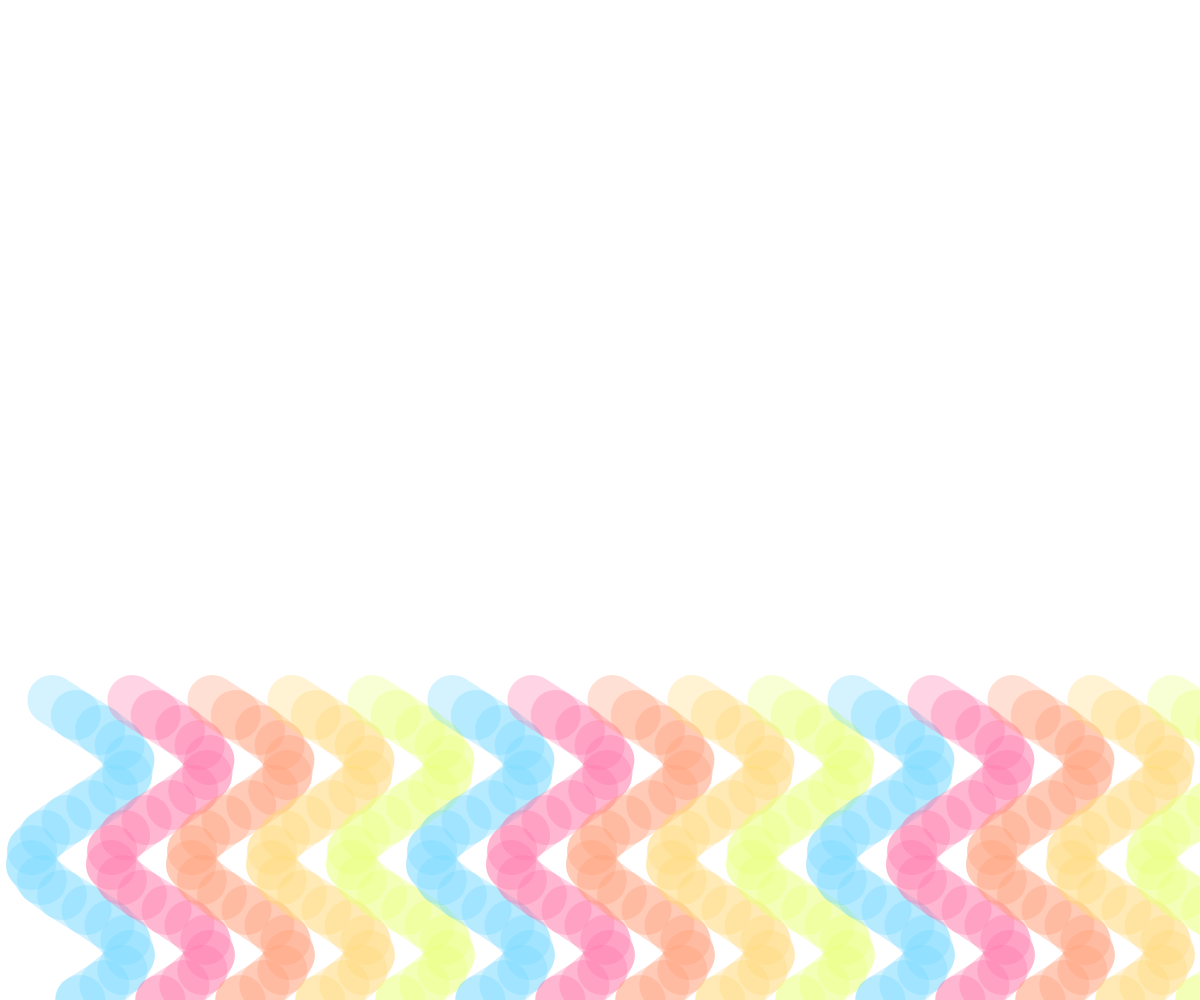
Frame 1 (no input)
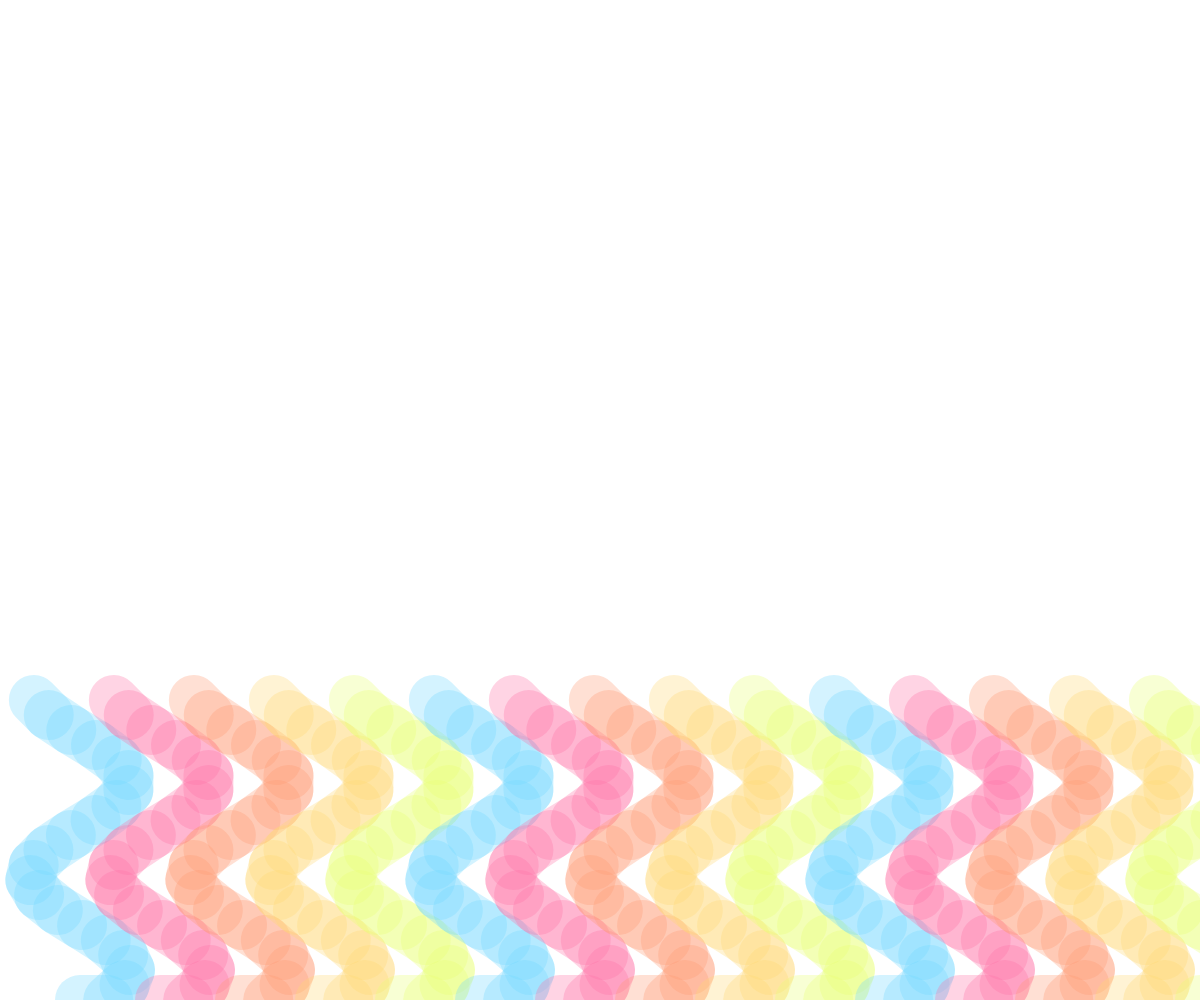
Frame 60 (no input)
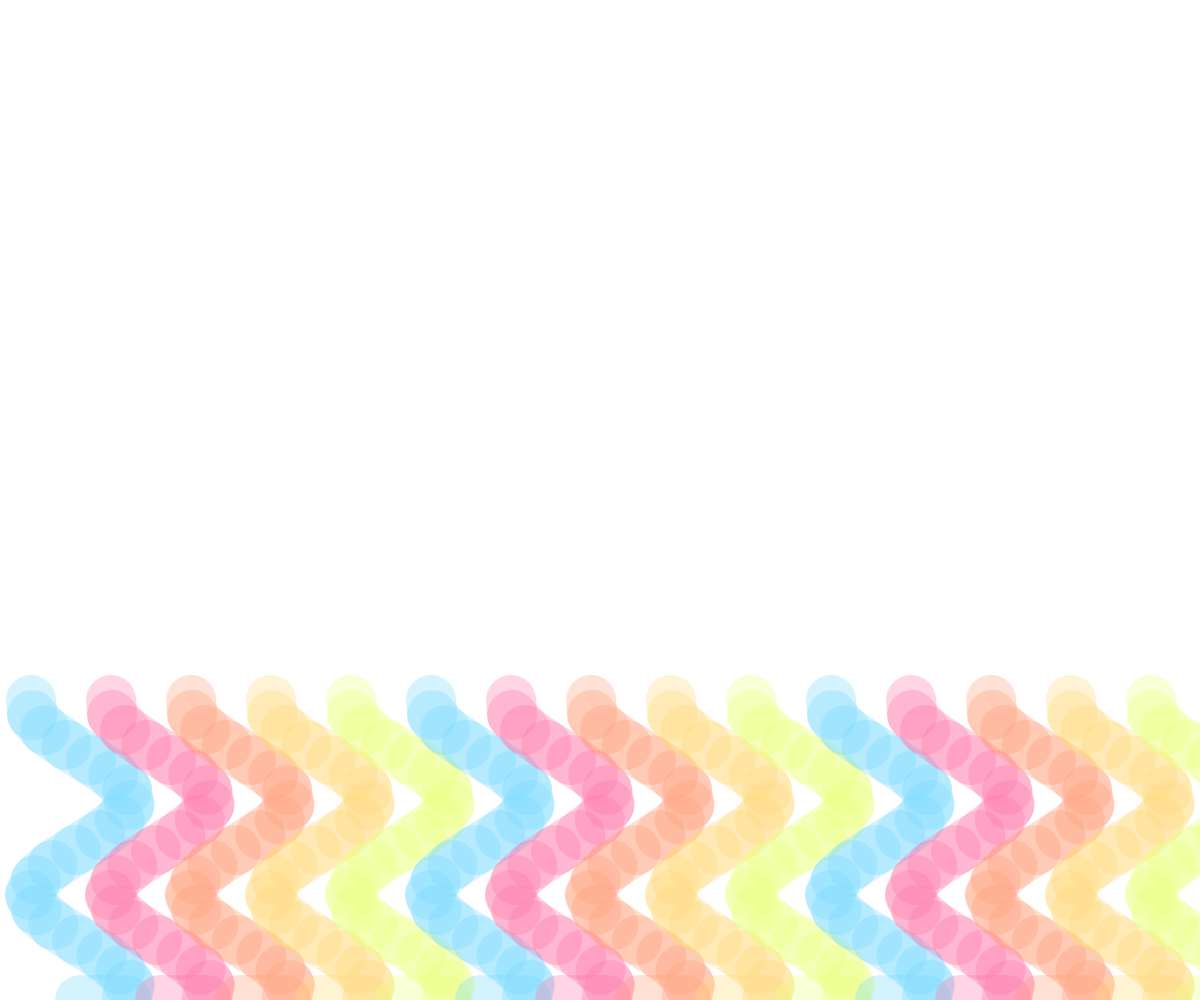
Frame 120 (the mouse pressed at the canvas centre since frame 60)

The p5.js sketch that drew these frames (run headless with seeded random() and noise() and a simulated clock; from frame 60 on, the mouse is pressed at the canvas centre):

// p5.js sketch
// ── sketch.js
function setup() {
  createCanvas(windowWidth, windowHeight);
  clear(); // 設置透明背景
}

function draw() {
  clear(); // 每次重繪時保持透明背景

  // 設定顏色，增加透明度
  let colors = ["rgba(112, 214, 255, 0.3)", "rgba(255, 112, 166, 0.3)", "rgba(255, 151, 112, 0.3)", "rgba(255, 214, 112, 0.3)", "rgba(233, 255, 112, 0.3)"];

  for (let i = 0; i < 20; i++) {
    let baseX = (i + 1) * (windowWidth / 15); // 增加間距
    let baseY = windowHeight;
    let amplitude = 50; // 搖動幅度
    let frequency = 0.01; // 搖動頻率，稍微快一點

    stroke(colors[i % colors.length]);
    strokeWeight(50); // 增加線條寬度為 50px

    let prevX = baseX;
    let prevY = baseY;
    for (let j = 0; j <= 20; j++) {
      let x = baseX + sin(frameCount * frequency + j * 0.5) * amplitude;
      let y = baseY - j * 15; // 長度
      line(prevX, prevY, x, y);
      prevX = x;
      prevY = y;
    }
  }
}

function mousePressed() {
  redraw(); // 當滑鼠按下時重新繪製畫面
}
